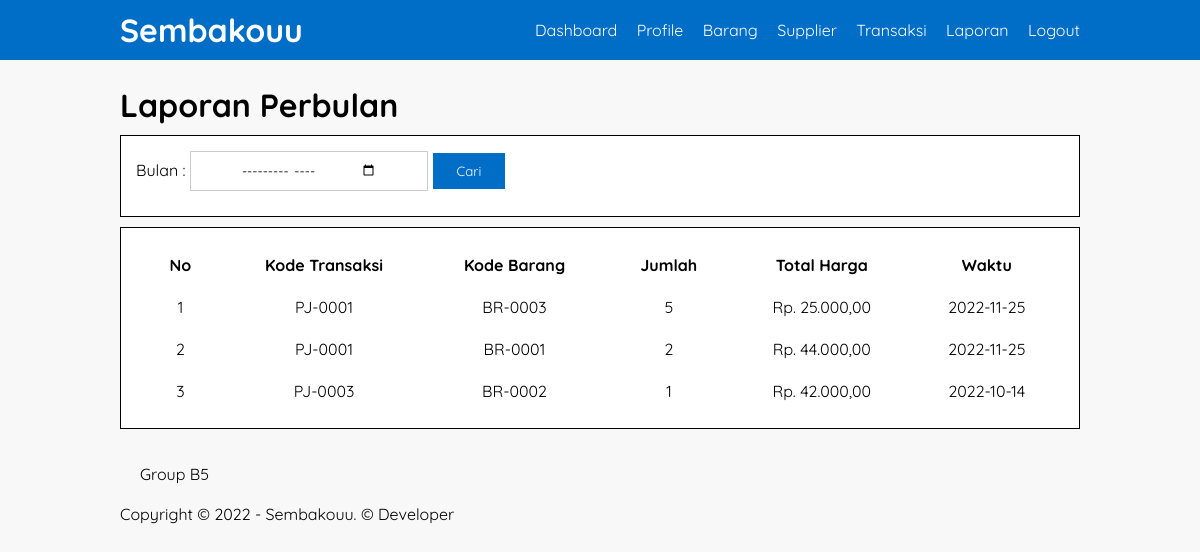
Screenshot of /laporanperbulan.php (signed in) with the database file from the repository.
### tables this page shows
CREATE TABLE `detail_penjualan` (
  `kdPenjualan` varchar(7) DEFAULT NULL,
  `kdBarang` varchar(7) DEFAULT NULL,
  `Jumlah` int(11) DEFAULT NULL,
  `TotalHarga` int(50) NOT NULL
);

CREATE TABLE `penjualan` (
  `kdPenjualan` varchar(7) NOT NULL,
  `TotalHarga` int(11) NOT NULL,
  `nama_penjual` varchar(100) NOT NULL,
  `nama_pembeli` varchar(100) NOT NULL,
  `bayar` int(50) NOT NULL,
  `kembalian` int(50) NOT NULL,
  `Waktu` date NOT NULL
);

### laporanperbulan.php (the view, shortened to what this page needs)
<?php
	include('config.php');
?>
<!DOCTYPE html>
<html>
<head>
    <link rel="stylesheet" type="text/css" href="css/style.css">
</head>
<body>
	<header>
		<div class="container">
		<h1><a href="home.php">Sembakouu</a></h1>
			<ul>
				<li><a href="home.php">Dashboard</a></li>
				<li><a href="admin.php">Profile</a></li>
				<li><a href="listbarang.php">Barang</a></li>
				<li><a href="listsupplier.php">Supplier</a></li>
				<li><a href="transaksi.php">Transaksi</a></li>
				<li><a href="laporan.php">Laporan</a></li>
				<li><a href="logout.php" onClick="return confirm('apakah kamu yakin?')">Logout</a></li>
			</ul>
		</div>
	</header>
	<div class="section">
		<div class="container">
			<h1>Laporan Perbulan</h1>
			<div class="box-list">
			<form action="cetak2.php" method="get">
					<a>Bulan : </a><input type="month" name="bln" value="Laporan Perbulan" class="input-laporan">
					<button type="submit" name="cari" class="input-laporan-btn"><a>Cari</a></button>
			</form>
			</div>
			<table align="center" class="box-list">
				<tr>
					<td style='border: 1px #000; padding: 10px 25px 10px 25px;' align="center"><b>No</b></td>
					<td style='border: 1px #000; padding: 10px 25px 10px 25px;' align="center"><b>Kode Transaksi</b></td>
					<td style='border: 1px #000; padding: 10px 25px 10px 25px;' align="center"><b>Kode Barang</b></td>
					<td style='border: 1px #000; padding: 10px 25px 10px 25px;' align="center"><b>Jumlah</b></td>
					<td style='border: 1px #000; padding: 10px 25px 10px 25px;' align="center"><b>Total Harga</b></td>
					<td style='border: 1px #000; padding: 10px 25px 10px 25px;' align="center"><b>Waktu</b></td>
				</tr>
				<?php
				$no = 1;
				if(isset($_GET['cari'])){
						$cek = mysqli_query($conn,"SELECT penjualan.kdPenjualan, detail_penjualan.kdBarang,
						detail_penjualan.Jumlah, detail_penjualan.TotalHarga, penjualan.Waktu
						FROM detail_penjualan
						JOIN penjualan
						ON detail_penjualan.kdPenjualan = penjualan.kdPenjualan
						WHERE penjualan.Waktu = '".$_GET['bln']."'
						ORDER BY penjualan.Waktu DESC");
					} else{
						$cek = mysqli_query($conn,"SELECT penjualan.kdPenjualan, detail_penjualan.kdBarang,
						detail_penjualan.Jumlah, detail_penjualan.TotalHarga, penjualan.Waktu
						FROM detail_penjualan
						JOIN penjualan
						ON detail_penjualan.kdPenjualan = penjualan.kdPenjualan
						ORDER BY penjualan.Waktu DESC");
					while ($tampil = mysqli_fetch_array($cek)){
						$kdPenjualan = $tampil['kdPenjualan'];
						$kdBarang = $tampil['kdBarang'];
						$Jumlah = $tampil['Jumlah'];
						$TotalHarga = $tampil['TotalHarga'];
						$Waktu = $tampil['Waktu'];
								?>
									<tr>
										<td style='border: 1px #000; padding: 10px 25px 10px 25px;' align='center'><?php echo $no++ ?></td>
										<td style='border: 1px #000; padding: 10px 25px 10px 25px;' align='center'><?php echo $kdPenjualan ?></td>
										<td style='border: 1px #000; padding: 10px 25px 10px 25px;' align='center'><?php echo $kdBarang ?></td>
										<td style='border: 1px #000; padding: 10px 25px 10px 25px;' align='center'><?php echo $Jumlah ?></td>
										<td style='border: 1px #000; padding: 10px 25px 10px 25px;' align='center'><?php echo 'Rp. ' . number_format($TotalHarga,2,',','.'); ?></td>
										<td style='border: 1px #000; padding: 10px 25px 10px 25px;' align='center'><?php echo $Waktu ?></td>
									</tr>
							<?php }
					}
				?>
		</div>
			</div>
	<footer class="container">
		<div class="pull-right">
			<a href="" target="_blank">Group B5</a>
		</div>
		<div class="pull-left">
			<span>Copyright &copy; 2022 - Sembakouu.</span> © <a href="https://www.instagram.com/farishasan_13/" target="_blank">Developer</a>
		</div>
	</footer>
</body>
</html>

### css/style.css (style rules this page uses)
* { padding: 0; margin: 0; font-family: 'Quicksand', sans-serif; }
body { width: 100%; min-height: 100vh; background-color: #f8f8f8; background-position: center; background-size: cover; justify-content: center; align-items: center; }
a { color: inherit; text-decoration: none; }
header { background-color: #006dc7; color: #fff; width: 100%; }
header h1 { float: left; padding: 10px 0; }
header ul { float: right; }
header ul li { display: inline-block; }
header ul li a { padding: 20px 0 20px 15px; display: inline-block; }
.container { width: 80%; margin: 0 auto; min-height: 100%; }
.container:after { content: ''; display: block; clear: both; }
.section { padding: 25px 0; }
.pull-left { margin:0 20px 20px 0; }
.pull-right { margin:0 0 20px 20px; }
.box-list { width: 100%; background-color: #FFF; border: 1px solid rgb(0, 0, 0); padding: 15px; height: 50%; box-sizing: border-box; margin: 10px 0 10px 0; }
.input-laporan { border: 1px solid #ccc; background-color: #fff; padding: 10px 50px; box-sizing: border-box; margin-bottom: 10px; }
.input-laporan-btn { padding: 10px 24px; margin: 0px; background-color: #006dc7; color: #fff; border: 1px; cursor: pointer; display: inline-block; text-decoration: none; text-align: center; }

### rows the page displays
detail_penjualan: kdPenjualan.kdPenjualan "PJ-0001", kdBarang "BR-0003", Jumlah "5", TotalHarga "25.000,00", kdPenjualan.Waktu "2022-11-25"
detail_penjualan: kdPenjualan.kdPenjualan "PJ-0001", kdBarang "BR-0001", Jumlah "2", TotalHarga "44.000,00", kdPenjualan.Waktu "2022-11-25"
detail_penjualan: kdPenjualan.kdPenjualan "PJ-0003", kdBarang "BR-0002", Jumlah "1", TotalHarga "42.000,00", kdPenjualan.Waktu "2022-10-14"
